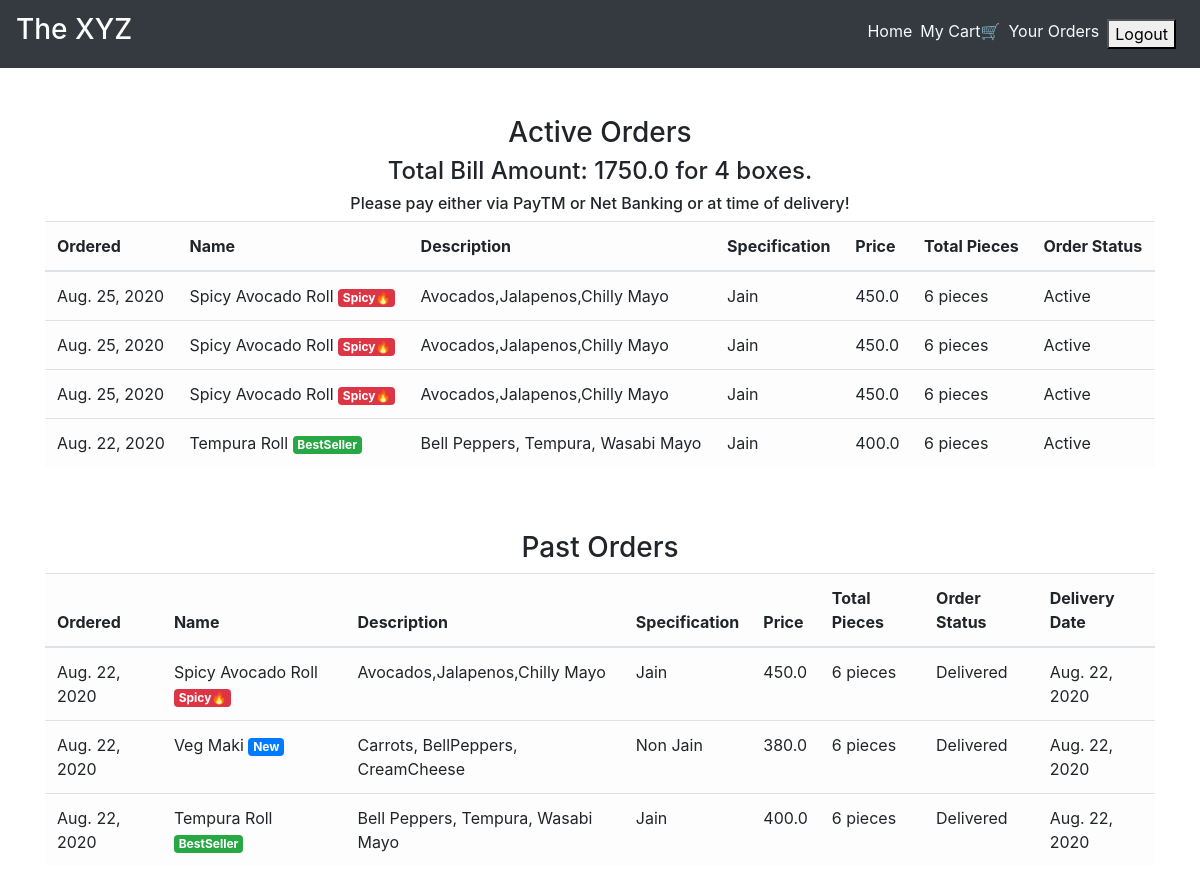
Before: /order_details/ (signed in) with the older database file.
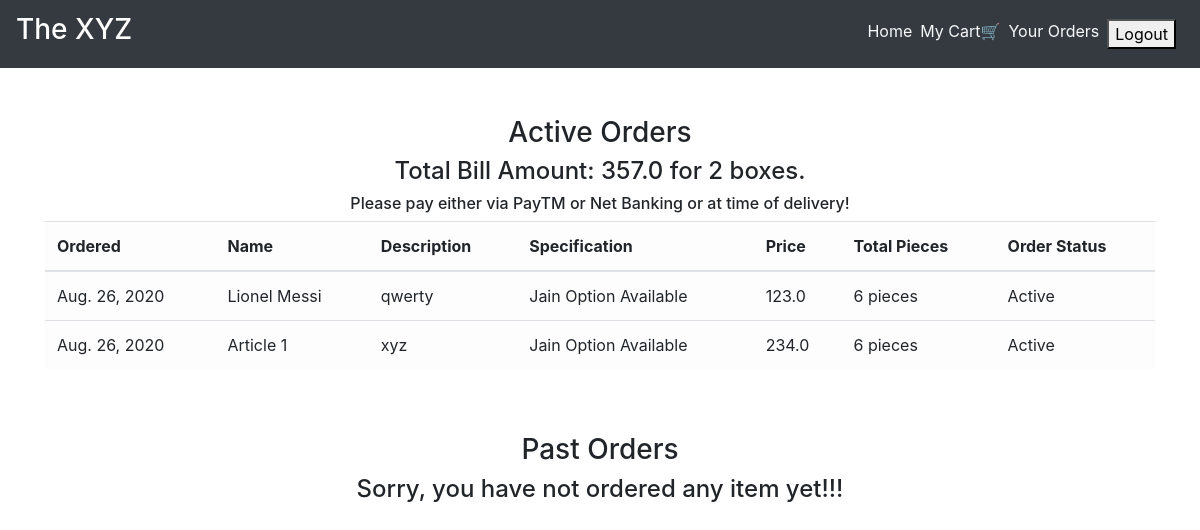
After: the same page with the newer database file.
### main/models.py (models this page shows, shortened)
class CartItems(models.Model):
    ORDER_STATUS = (
        ('Active', 'Active'),
        ('Delivered', 'Delivered')
    )
    user = models.ForeignKey(User, on_delete=models.CASCADE)
    item = models.ForeignKey(Item, on_delete=models.CASCADE)
    ordered = models.BooleanField(default=False)
    quantity = models.IntegerField(default=1)
    ordered_date = models.DateField(default=timezone.now)
    status = models.CharField(max_length=20, choices=ORDER_STATUS, default='Active')
    delivery_date = models.DateField(default=timezone.now)
    class Meta:
        verbose_name = 'Cart Item'
        verbose_name_plural = 'Cart Items'

class Item(models.Model):
    LABELS = (
        ('BestSeller', 'BestSeller'),
        ('New', 'New'),
        ('Spicy🔥', 'Spicy🔥'),
    )
    LABEL_COLOUR = (
        ('danger', 'danger'),
        ('success', 'success'),
        ('primary', 'primary'),
        ('info', 'info')
    )
    title = models.CharField(max_length=150)
    description = models.CharField(max_length=250,blank=True)
    price = models.FloatField()
    pieces = models.IntegerField(default=6)
    instructions = models.CharField(max_length=250,default="Jain Option Available")
    image = models.ImageField(default='default.png', upload_to='images/')
    labels = models.CharField(max_length=25, choices=LABELS, blank=True)
    label_colour = models.CharField(max_length=15, choices=LABEL_COLOUR, blank=True)
    slug = models.SlugField(default="sushi_name")
    created_by = models.ForeignKey(User, on_delete=models.CASCADE)

### main/views.py (the view)
# urls.py: path('order_details/', views.order_details, name='order_details'),
@login_required
def order_details(request):
    items = CartItems.objects.filter(user=request.user, ordered=True,status="Active").order_by('-ordered_date')
    cart_items = CartItems.objects.filter(user=request.user, ordered=True,status="Delivered").order_by('-ordered_date')
    bill = items.aggregate(Sum('item__price'))
    number = items.aggregate(Sum('quantity'))
    pieces = items.aggregate(Sum('item__pieces'))
    total = bill.get("item__price__sum")
    count = number.get("quantity__sum")
    total_pieces = pieces.get("item__pieces__sum")
    context = {
        'items':items,
        'cart_items':cart_items,
        'total': total,
        'count': count,
        'total_pieces': total_pieces
    }
    return render(request, 'main/order_details.html', context)

### main/templatetags/get_group.py (called while the page is built)
@register.filter(name='has_group')
def has_group(user, group_name):
    return user.groups.filter(name=group_name).exists()

### main/templates/main/order_details.html
{% extends "main/layout.html" %}
{% block content %}
<div class="cart">
    <div class="container">
        <div class="row">
            <div class="col-sm-12 mt-5">
                <h3 class="text-center">Active Orders</h3>
                {% if items %}
                <h4 class="text-center">Total Bill Amount: {{total}} for {{ count }} boxes.</h4>
                <h6 class="text-center">Please pay either via PayTM or Net Banking or at time of delivery!</h6>
                <div class="table-responsive">
                    <table class="table table-light">
                        <thead>
                        <tr>
                            <th scope="col">Ordered</th>
                            <th scope="col">Name</th>
                            <th scope="col">Description</th>
                            <th scope="col">Specification</th>
                            <th scope="col">Price</th>
                            <th scope="col">Total Pieces</th>
                            <th scope="col">Order Status</th>
                        </tr>
                        </thead>
                        <tbody>
                            {% for item_active in items %}
                        <tr>
                            <td>{{ item_active.ordered_date }}</td>
                            <td>{{ item_active.item.title }} <span class="badge badge-{{ item_active.item.label_colour }}">{{ item_active.item.labels }}</span></td>
                            <td>{{ item_active.item.description }}</td>
                            <td>{{ item_active.item.instructions }}</td>
                            <td>{{ item_active.item.price }}</td>
                            <td>{{ item_active.item.pieces }} pieces</td>
                            <td>{{ item_active.status }}</td>
                        </tr>
                            {% endfor %}
                        </tbody>
                    </table>
                </div>
                {% else %}
                <h4 class="text-center">Sorry, you have not ordered any item yet!!!</h4>
                {% endif %}
            </div>
        </div>
        <div class="row">
            <div class="col-sm-12 mt-5">
                <h3 class="text-center">Past Orders</h3>
                {% if cart_items %}
                <div class="table-responsive">
                    <table class="table table-light">
                        <thead>
                        <tr>
                            <th scope="col">Ordered</th>
                            <th scope="col">Name</th>
                            <th scope="col">Description</th>
                            <th scope="col">Specification</th>
                            <th scope="col">Price</th>
                            <th scope="col">Total Pieces</th>
                            <th scope="col">Order Status</th>
                            <th scope="col">Delivery Date</th>
                        </tr>
                        </thead>
                        <tbody>
                            {% for cart in cart_items %}
                        <tr>
                            <td>{{ cart.ordered_date }}</td>
                            <td>{{ cart.item.title }} <span class="badge badge-{{ cart.item.label_colour }}">{{ cart.item.labels }}</span></td>
                            <td>{{ cart.item.description }}</td>
                            <td>{{ cart.item.instructions }}</td>
                            <td>{{ cart.item.price }}</td>
                            <td>{{ cart.item.pieces }} pieces</td>
                            <td>{{ cart.status }}</td>
                            <td>{{ cart.delivery_date }}</td>
                        </tr>
                            {% endfor %}
                        </tbody>
                    </table>
                </div>
                {% else %}
                <h4 class="text-center">Sorry, you have not ordered any item yet!!!</h4>
                {% endif %}
            </div>
        </div>
    </div>
</div>
{% endblock content %}

Changed rows visible on the page:
removed CartItems: ordered_date "Aug. 25, 2020", item "Spicy Avocado Roll", item.labels "Spicy🔥", item.description "Avocados,Jalapenos,Chilly Mayo", item.instructions "Jain", item.price "450.0", item.pieces "6", status "Active", shown under "Please pay either via PayTM or Net Banking or at time of delivery!"
removed CartItems: ordered_date "Aug. 25, 2020", item "Spicy Avocado Roll", item.labels "Spicy🔥", item.description "Avocados,Jalapenos,Chilly Mayo", item.instructions "Jain", item.price "450.0", item.pieces "6", status "Active", shown under "Please pay either via PayTM or Net Banking or at time of delivery!"
removed CartItems: ordered_date "Aug. 25, 2020", item "Spicy Avocado Roll", item.labels "Spicy🔥", item.description "Avocados,Jalapenos,Chilly Mayo", item.instructions "Jain", item.price "450.0", item.pieces "6", status "Active", shown under "Please pay either via PayTM or Net Banking or at time of delivery!"
removed CartItems: ordered_date "Aug. 22, 2020", item "Tempura Roll", item.labels "BestSeller", item.description "Bell Peppers, Tempura, Wasabi Mayo", item.instructions "Jain", item.price "400.0", item.pieces "6", status "Active", shown under "Please pay either via PayTM or Net Banking or at time of delivery!"
removed CartItems: ordered_date "Aug. 22, 2020", item "Spicy Avocado Roll", item.labels "Spicy🔥", item.description "Avocados,Jalapenos,Chilly Mayo", item.instructions "Jain", item.price "450.0", item.pieces "6", status "Delivered", delivery_date "Aug. 22, 2020", shown under "Past Orders"
removed CartItems: ordered_date "Aug. 22, 2020", item "Veg Maki", item.labels "New", item.description "Carrots, BellPeppers, CreamCheese", item.instructions "Non Jain", item.price "380.0", item.pieces "6", status "Delivered", delivery_date "Aug. 22, 2020", shown under "Past Orders"
removed CartItems: ordered_date "Aug. 22, 2020", item "Tempura Roll", item.labels "BestSeller", item.description "Bell Peppers, Tempura, Wasabi Mayo", item.instructions "Jain", item.price "400.0", item.pieces "6", status "Delivered", delivery_date "Aug. 22, 2020", shown under "Past Orders"
added CartItems: ordered_date "Aug. 26, 2020", item "Lionel Messi", item.description "qwerty", item.instructions "Jain Option Available", item.price "123.0", item.pieces "6", status "Active", shown under "Please pay either via PayTM or Net Banking or at time of delivery!"
added CartItems: ordered_date "Aug. 26, 2020", item "Article 1", item.description "xyz", item.instructions "Jain Option Available", item.price "234.0", item.pieces "6", status "Active", shown under "Please pay either via PayTM or Net Banking or at time of delivery!"
Other visible differences:
{{ total }}: "1750.0" → "357.0"
{{ count }}: "4" → "2"
text no longer shown: "Ordered Name Description Specification Price Total Pieces Order Status Delivery Date"
text now shown: "Sorry, you have not ordered any item yet!!!"
